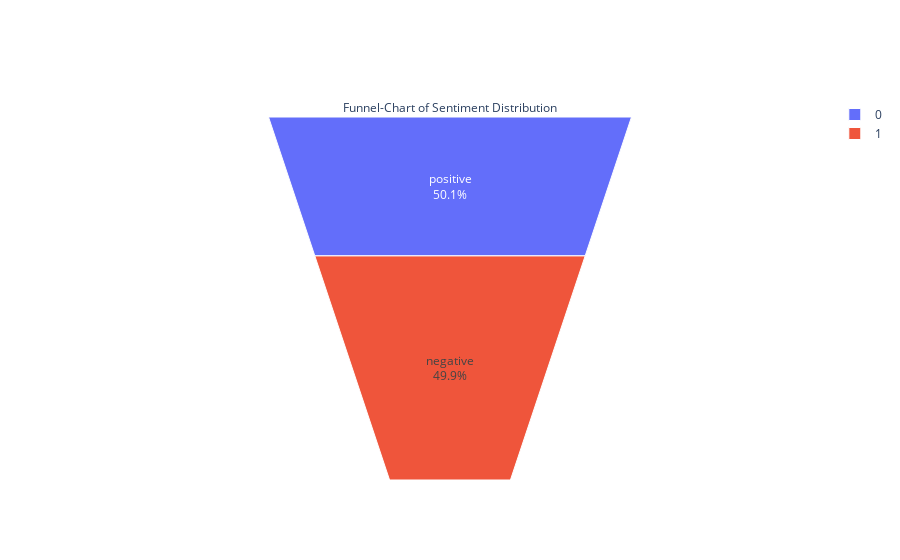

Here is the notebook cell this chart was saved with:
### Code cell
fig = go.Figure(go.Funnelarea(
    text =temp['hs_class'],
    values = temp.text,
    title = {"position": "top center", "text": "Funnel-Chart of Sentiment Distribution"}
    ))
fig.show()

### Figure 1 — Plotly figure (JSON) as saved in the notebook; plotly's stock layout.template omitted (floating-point values rounded to 4 significant figures)
{"data": [{"text": ["positive", "negative"], "title": {"position": "top center", "text": "Funnel-Chart of Sentiment Distribution"}, "type": "funnelarea", "values": [5561, 5542]}], "layout": {}}
